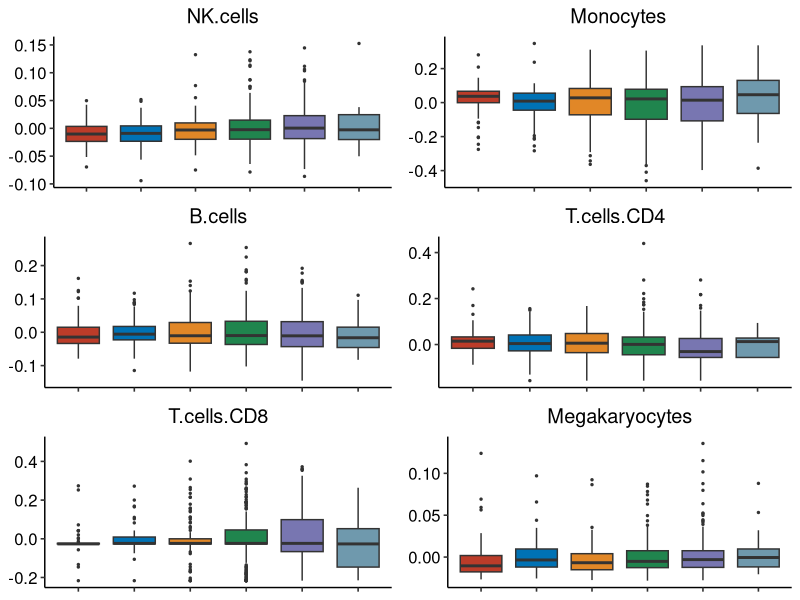

Source code (R):
#!/usr/bin/Rscript
library(ggplot2)
library(ggsci)
library(gridExtra)
library(ggpubr)
library(stringr)
library(plyr)

##Only the cell types with non-zero estimated proportions in > 50% of samples were retained
cellTypes <- read.table("PBMC_5sigMarker_Results.txt",row.names = 1,header = TRUE,sep = "\t")
cellTypes <- cellTypes[,colSums(cellTypes>0)/nrow(cellTypes)>0.5]
cellTypes <- cellTypes[rowSums(cellTypes>0)/ncol(cellTypes)>0.5,]

##Clinical information
sampleAnnot <- read.table("GTEx_Portal.txt",header = TRUE,sep = "\t",row.names = 1)
sampleAnnot <- unique(sampleAnnot[,c(2:6)])
rownames(sampleAnnot) <- sampleAnnot$Subject.ID

sampleAnnot$Hardy[which(sampleAnnot$Hardy!="Ventilator case")] <- "no"
sampleAnnot$Hardy[which(sampleAnnot$Hardy=="Ventilator case")] <- "yes"
sampleAnnot$AgeBin <- str_replace(sampleAnnot$AgeBin,"-","_")

mydf <- cbind(cellTypes,sampleAnnot[rownames(cellTypes),"AgeBin"])
colnames(mydf)[ncol(mydf)] <- "AgeBin"

##adjusted boxplots
mydf1 <- as.data.frame(matrix(nrow=nrow(mydf),ncol=(ncol(mydf)-1)))
colnames(mydf1) <- colnames(mydf)[1:ncol(mydf1)]
rownames(mydf1) <- rownames(mydf)

sampleAnnot <- sampleAnnot[rownames(mydf),]
colGroup <- data.frame(row.names = rownames(sampleAnnot),sex=factor(sampleAnnot$Sex),hardy=factor(sampleAnnot$Hardy),AgeBin=factor(sampleAnnot$AgeBin))

for (i in 1:(ncol(mydf1))){
  c <- colnames(mydf1)[i]
  mycell <- c
  mydata <- as.matrix(mydf[,colnames(mydf)==mycell])
  cres <- glm(mydata[,1] ~ (sex+hardy),data=colGroup)
  mydf1[,i] <- as.vector(cres$residuals)
}
mydf1$AgeBin <- colGroup$AgeBin

##Plotting
plot_list <- list()
i <- 1
for (i in 1:(ncol(mydf1)-1)){
  mycell <- colnames(mydf1)[i]
  mydata <- mydf1[,c(mycell,"AgeBin")]
  g <- ggplot(data=mydata,aes_string(x="AgeBin",y=mycell))+geom_boxplot(aes(fill=AgeBin),outlier.size = 0.5)+
    scale_fill_nejm()+theme_pubr()+theme(legend.position="none")+ggtitle(label=mycell)+
    theme(axis.title.x=element_blank(),axis.title.y=element_blank(),axis.text.x=element_blank(),plot.title = element_text(hjust = 0.5))
  plot_list[[i]]= g
}

pdf("adjusted-CIBERSORTx-boxplots-agebin5.pdf",height=6,width=6,useDingbats=FALSE)
do.call(grid.arrange,plot_list)
dev.off()
